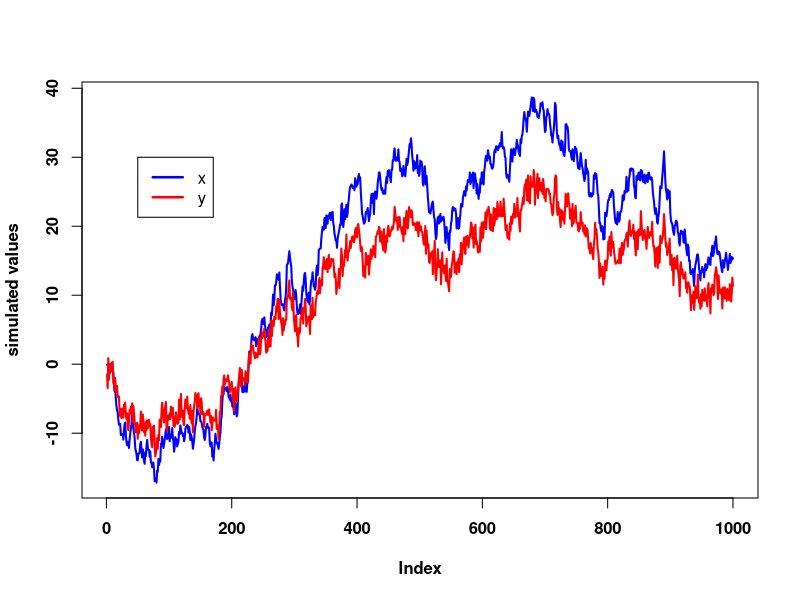
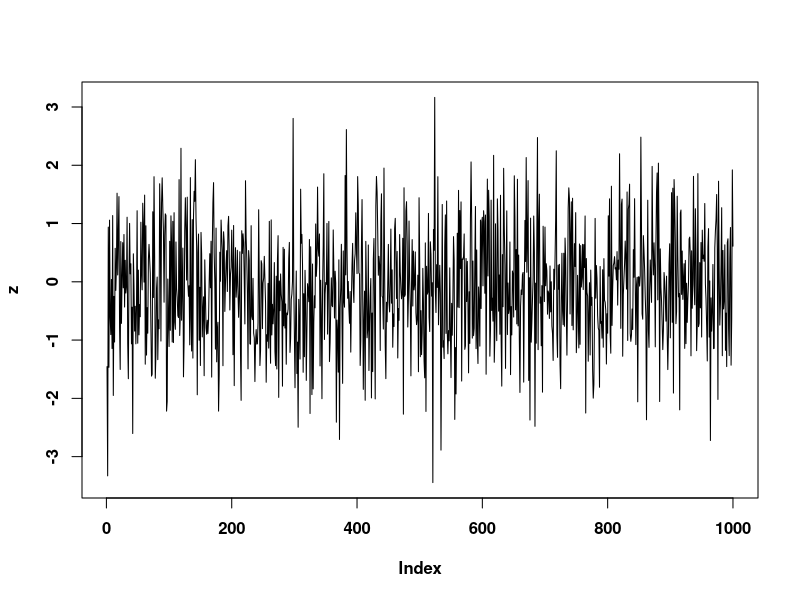

Write the R code that produced these figures, in order.
###############################################################################
# Simulated example for Cointegration, based on Hamilton (1994)
# 
# Author: Tamas Vadasz
###############################################################################

#Modify plot parameters
par(font.axis=2, font.lab=2)


#generate the two time series of length 1000

set.seed(20140623)			#fix the random seed
N <- 1000					#define length of simulation
x <- cumsum(rnorm(N))		#simulate a normal random walk
gamma <- 0.7				#set an initial parameter value
y <- gamma * x + rnorm(N)	#simulate the cointegrating series
plot(x, col="blue", type='l', lwd=2, ylab='simulated values')	 		#plot the two series
lines(y,col="red", lwd=2)												#***2078OT__01_01.png***
legend(50,30,c("x","y"),lty=c(1,1), lwd=c(2.5,2.5),col=c("blue","red")) 

#------------------------------

#statistical tests

#install.packages('urca')
library('urca')

#ADF test for the simulated individual time series
	#NULL: unit root exists
	#reject NULL if test-statistic < critical value

summary(ur.df(x,type="none"))	
summary(ur.df(y,type="none"))	

#------------------------------

z <- y - gamma * x				#take a linear combination of the series
plot(z,type='l')				#***2078OT__01_02.png***
summary(ur.df(z,type="none"))	

#------------------------------


#Estimate the cointegrating relationship
coin <- lm(y ~ x -1)		#regression without constant
coin$resid					#obtain the residuals
summary(ur.df(coin$resid))	#ADF test of residuals


